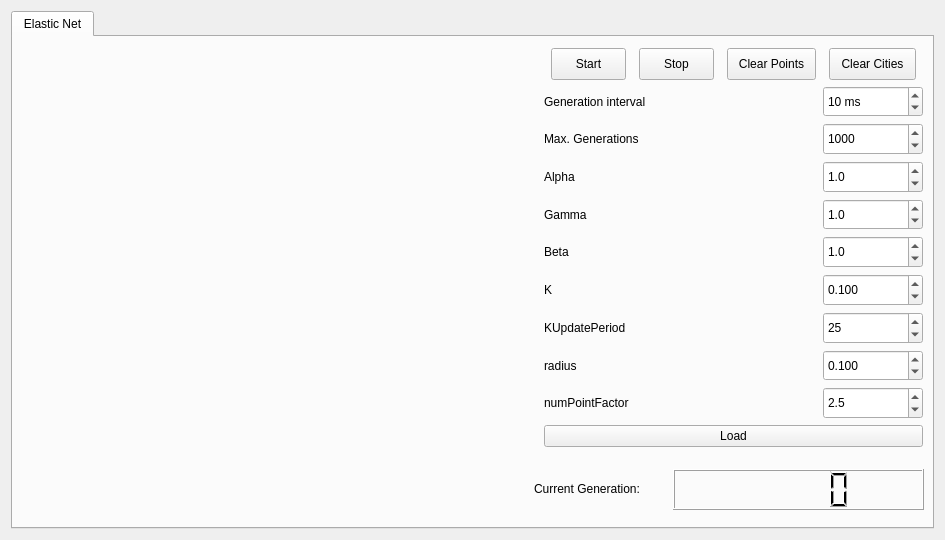
<?xml version="1.0" encoding="UTF-8"?>
<ui version="4.0">
 <class>MainWindow</class>
 <widget class="QMainWindow" name="MainWindow">
  <property name="geometry">
   <rect>
    <x>0</x>
    <y>0</y>
    <width>945</width>
    <height>540</height>
   </rect>
  </property>
  <property name="windowTitle">
   <string>Neural Networks</string>
  </property>
  <widget class="QWidget" name="centralWidget">
   <layout class="QHBoxLayout" name="horizontalLayout">
    <item>
     <layout class="QHBoxLayout" name="mainLayout">
      <item>
       <widget class="QTabWidget" name="tabWidget">
        <property name="acceptDrops">
         <bool>true</bool>
        </property>
        <property name="layoutDirection">
         <enum>Qt::LeftToRight</enum>
        </property>
        <property name="tabPosition">
         <enum>QTabWidget::North</enum>
        </property>
        <property name="currentIndex">
         <number>0</number>
        </property>
        <widget class="QWidget" name="tab_2">
         <attribute name="title">
          <string>Elastic Net</string>
         </attribute>
         <widget class="QWidget" name="layoutWidget_2">
          <property name="geometry">
           <rect>
            <x>0</x>
            <y>0</y>
            <width>511</width>
            <height>471</height>
           </rect>
          </property>
          <layout class="QVBoxLayout" name="gameLayout_2"/>
         </widget>
         <widget class="QWidget" name="layoutWidget_3">
          <property name="geometry">
           <rect>
            <x>520</x>
            <y>0</y>
            <width>401</width>
            <height>421</height>
           </rect>
          </property>
          <layout class="QVBoxLayout" name="setLayout_3">
           <item>
            <layout class="QHBoxLayout" name="controlLayout_4">
             <property name="sizeConstraint">
              <enum>QLayout::SetDefaultConstraint</enum>
             </property>
             <item>
              <widget class="QPushButton" name="runButton2">
               <property name="maximumSize">
                <size>
                 <width>75</width>
                 <height>32</height>
                </size>
               </property>
               <property name="text">
                <string>Start</string>
               </property>
              </widget>
             </item>
             <item>
              <widget class="QPushButton" name="stopButton2">
               <property name="maximumSize">
                <size>
                 <width>75</width>
                 <height>32</height>
                </size>
               </property>
               <property name="text">
                <string>Stop</string>
               </property>
              </widget>
             </item>
             <item>
              <widget class="QPushButton" name="clearButton2">
               <property name="maximumSize">
                <size>
                 <width>89</width>
                 <height>32</height>
                </size>
               </property>
               <property name="text">
                <string>Clear Points</string>
               </property>
              </widget>
             </item>
             <item>
              <widget class="QPushButton" name="clearCitiesButton">
               <property name="maximumSize">
                <size>
                 <width>87</width>
                 <height>32</height>
                </size>
               </property>
               <property name="text">
                <string>Clear Cities</string>
               </property>
              </widget>
             </item>
            </layout>
           </item>
           <item>
            <layout class="QHBoxLayout" name="controlLayout_5">
             <property name="sizeConstraint">
              <enum>QLayout::SetDefaultConstraint</enum>
             </property>
             <item>
              <widget class="QLabel" name="label2_3">
               <property name="text">
                <string>Generation interval</string>
               </property>
              </widget>
             </item>
             <item>
              <widget class="QSpinBox" name="iterInterval_3">
               <property name="maximumSize">
                <size>
                 <width>100</width>
                 <height>32</height>
                </size>
               </property>
               <property name="suffix">
                <string> ms</string>
               </property>
               <property name="minimum">
                <number>5</number>
               </property>
               <property name="maximum">
                <number>100000</number>
               </property>
               <property name="singleStep">
                <number>5</number>
               </property>
               <property name="value">
                <number>10</number>
               </property>
              </widget>
             </item>
            </layout>
           </item>
           <item>
            <layout class="QHBoxLayout" name="controlLayout_14">
             <property name="sizeConstraint">
              <enum>QLayout::SetDefaultConstraint</enum>
             </property>
             <item>
              <widget class="QLabel" name="label2_8">
               <property name="text">
                <string>Max. Generations</string>
               </property>
              </widget>
             </item>
             <item>
              <widget class="QSpinBox" name="maxGenerationsBox">
               <property name="maximumSize">
                <size>
                 <width>100</width>
                 <height>32</height>
                </size>
               </property>
               <property name="minimum">
                <number>1</number>
               </property>
               <property name="maximum">
                <number>100000</number>
               </property>
               <property name="value">
                <number>1000</number>
               </property>
              </widget>
             </item>
            </layout>
           </item>
           <item>
            <layout class="QHBoxLayout" name="controlLayout_6">
             <property name="sizeConstraint">
              <enum>QLayout::SetDefaultConstraint</enum>
             </property>
             <item>
              <widget class="QLabel" name="label2_4">
               <property name="text">
                <string>Alpha</string>
               </property>
              </widget>
             </item>
             <item>
              <widget class="QDoubleSpinBox" name="doubleSpinBox">
               <property name="maximumSize">
                <size>
                 <width>100</width>
                 <height>32</height>
                </size>
               </property>
               <property name="decimals">
                <number>1</number>
               </property>
               <property name="minimum">
                <double>0.100000000000000</double>
               </property>
               <property name="maximum">
                <double>3.000000000000000</double>
               </property>
               <property name="singleStep">
                <double>0.100000000000000</double>
               </property>
               <property name="value">
                <double>1.000000000000000</double>
               </property>
              </widget>
             </item>
            </layout>
           </item>
           <item>
            <layout class="QHBoxLayout" name="controlLayout_11">
             <property name="sizeConstraint">
              <enum>QLayout::SetDefaultConstraint</enum>
             </property>
             <item>
              <widget class="QLabel" name="label2_9">
               <property name="text">
                <string>Gamma</string>
               </property>
              </widget>
             </item>
             <item>
              <widget class="QDoubleSpinBox" name="doubleSpinBox_6">
               <property name="maximumSize">
                <size>
                 <width>100</width>
                 <height>32</height>
                </size>
               </property>
               <property name="decimals">
                <number>1</number>
               </property>
               <property name="minimum">
                <double>0.100000000000000</double>
               </property>
               <property name="maximum">
                <double>3.000000000000000</double>
               </property>
               <property name="singleStep">
                <double>0.100000000000000</double>
               </property>
               <property name="value">
                <double>1.000000000000000</double>
               </property>
              </widget>
             </item>
            </layout>
           </item>
           <item>
            <layout class="QHBoxLayout" name="controlLayout_7">
             <property name="sizeConstraint">
              <enum>QLayout::SetDefaultConstraint</enum>
             </property>
             <item>
              <widget class="QLabel" name="label2_5">
               <property name="text">
                <string>Beta</string>
               </property>
              </widget>
             </item>
             <item>
              <widget class="QDoubleSpinBox" name="doubleSpinBox_2">
               <property name="maximumSize">
                <size>
                 <width>100</width>
                 <height>32</height>
                </size>
               </property>
               <property name="decimals">
                <number>1</number>
               </property>
               <property name="minimum">
                <double>0.100000000000000</double>
               </property>
               <property name="maximum">
                <double>3.000000000000000</double>
               </property>
               <property name="singleStep">
                <double>0.100000000000000</double>
               </property>
               <property name="value">
                <double>1.000000000000000</double>
               </property>
              </widget>
             </item>
            </layout>
           </item>
           <item>
            <layout class="QHBoxLayout" name="controlLayout_8">
             <property name="sizeConstraint">
              <enum>QLayout::SetDefaultConstraint</enum>
             </property>
             <item>
              <widget class="QLabel" name="label2_6">
               <property name="text">
                <string>K</string>
               </property>
              </widget>
             </item>
             <item>
              <widget class="QDoubleSpinBox" name="doubleSpinBox_3">
               <property name="maximumSize">
                <size>
                 <width>100</width>
                 <height>32</height>
                </size>
               </property>
               <property name="decimals">
                <number>3</number>
               </property>
               <property name="minimum">
                <double>0.000000000000000</double>
               </property>
               <property name="maximum">
                <double>0.300000000000000</double>
               </property>
               <property name="singleStep">
                <double>0.010000000000000</double>
               </property>
               <property name="value">
                <double>0.100000000000000</double>
               </property>
              </widget>
             </item>
            </layout>
           </item>
           <item>
            <layout class="QHBoxLayout" name="controlLayout_9">
             <property name="sizeConstraint">
              <enum>QLayout::SetDefaultConstraint</enum>
             </property>
             <item>
              <widget class="QLabel" name="label2_7">
               <property name="text">
                <string>KUpdatePeriod</string>
               </property>
              </widget>
             </item>
             <item>
              <widget class="QSpinBox" name="kUpdatePeriodBox">
               <property name="maximumSize">
                <size>
                 <width>100</width>
                 <height>32</height>
                </size>
               </property>
               <property name="value">
                <number>25</number>
               </property>
              </widget>
             </item>
            </layout>
           </item>
           <item>
            <layout class="QHBoxLayout" name="controlLayout_10">
             <property name="sizeConstraint">
              <enum>QLayout::SetDefaultConstraint</enum>
             </property>
             <item>
              <widget class="QLabel" name="radiusLabel">
               <property name="text">
                <string>radius</string>
               </property>
              </widget>
             </item>
             <item>
              <widget class="QDoubleSpinBox" name="radiusBox">
               <property name="maximumSize">
                <size>
                 <width>100</width>
                 <height>32</height>
                </size>
               </property>
               <property name="decimals">
                <number>3</number>
               </property>
               <property name="minimum">
                <double>0.000000000000000</double>
               </property>
               <property name="maximum">
                <double>0.300000000000000</double>
               </property>
               <property name="singleStep">
                <double>0.010000000000000</double>
               </property>
               <property name="value">
                <double>0.100000000000000</double>
               </property>
              </widget>
             </item>
            </layout>
           </item>
           <item>
            <layout class="QHBoxLayout" name="controlLayout_13">
             <property name="sizeConstraint">
              <enum>QLayout::SetDefaultConstraint</enum>
             </property>
             <item>
              <widget class="QLabel" name="label2_11">
               <property name="text">
                <string>numPointFactor</string>
               </property>
              </widget>
             </item>
             <item>
              <widget class="QDoubleSpinBox" name="numPointFactorBox">
               <property name="maximumSize">
                <size>
                 <width>100</width>
                 <height>32</height>
                </size>
               </property>
               <property name="decimals">
                <number>1</number>
               </property>
               <property name="minimum">
                <double>0.000000000000000</double>
               </property>
               <property name="maximum">
                <double>10.000000000000000</double>
               </property>
               <property name="singleStep">
                <double>0.100000000000000</double>
               </property>
               <property name="stepType">
                <enum>QAbstractSpinBox::DefaultStepType</enum>
               </property>
               <property name="value">
                <double>2.500000000000000</double>
               </property>
              </widget>
             </item>
            </layout>
           </item>
           <item>
            <widget class="QPushButton" name="loadButton_2">
             <property name="text">
              <string>Load</string>
             </property>
            </widget>
           </item>
          </layout>
         </widget>
         <widget class="QLCDNumber" name="lcdNumber">
          <property name="geometry">
           <rect>
            <x>660</x>
            <y>432</y>
            <width>251</width>
            <height>41</height>
           </rect>
          </property>
         </widget>
         <widget class="QLabel" name="label">
          <property name="geometry">
           <rect>
            <x>521</x>
            <y>426</y>
            <width>141</width>
            <height>51</height>
           </rect>
          </property>
          <property name="text">
           <string>Current Generation:</string>
          </property>
         </widget>
        </widget>
       </widget>
      </item>
     </layout>
    </item>
   </layout>
  </widget>
 </widget>
 <layoutdefault spacing="6" margin="11"/>
 <resources/>
 <connections/>
</ui>
